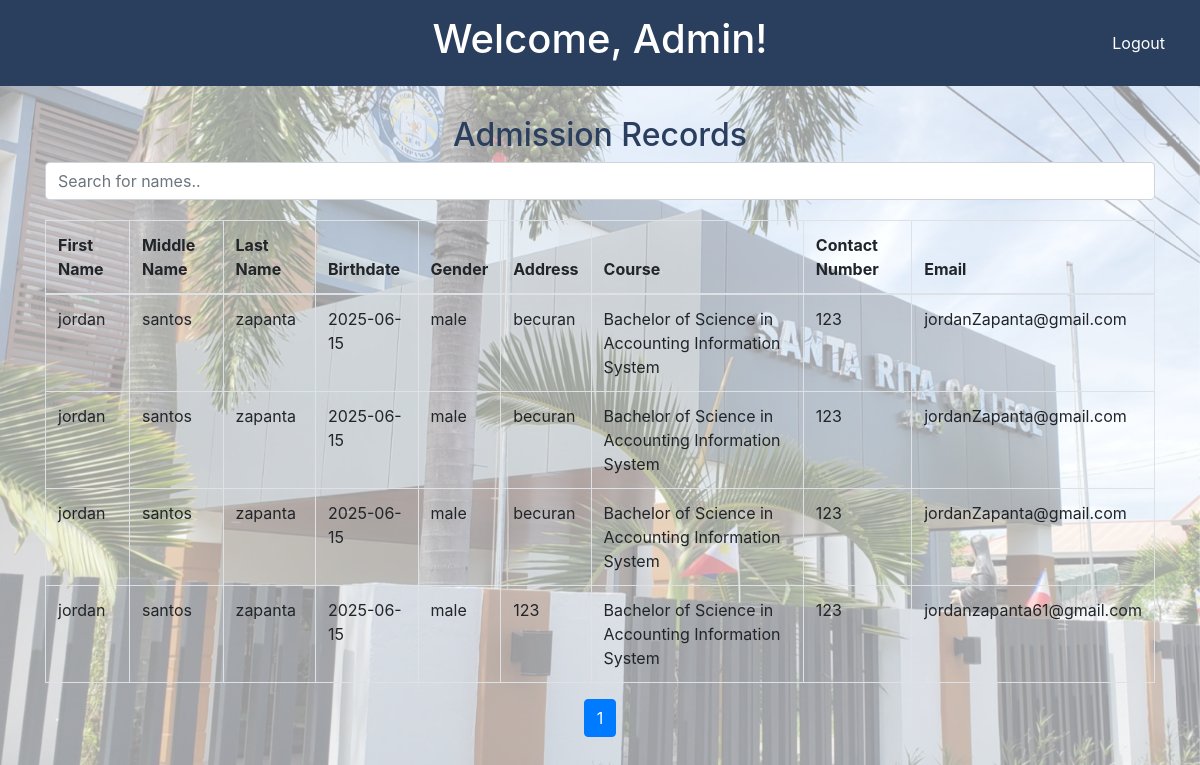
Screenshot of /admin/dashboard.php (signed in) with the database file from the repository.
### tables this page shows
CREATE TABLE `tbl_admission` (
  `id` int(11) NOT NULL,
  `firstName` varchar(100) NOT NULL,
  `lastName` varchar(100) NOT NULL,
  `middleName` varchar(100) NOT NULL,
  `birthdate` date NOT NULL,
  `gender` varchar(10) NOT NULL,
  `address` varchar(100) NOT NULL,
  `course` varchar(100) NOT NULL,
  `contactNumber` int(100) NOT NULL,
  `email` varchar(100) NOT NULL
);

### admin/dashboard.php (the view, shortened to what this page needs)
<?php
include "../includes/db.php";
$sql = "SELECT firstName, middleName, lastName, birthdate, gender, address, course, contactNumber, email FROM tbl_admission";
$result = $conn->query($sql);
$rowsPerPage = 5;
$totalRows = $result->num_rows;
$totalPages = ceil($totalRows / $rowsPerPage);
?>
<!DOCTYPE html>
<html lang="en">
<head>
    <link href="https://stackpath.bootstrapcdn.com/bootstrap/4.5.2/css/bootstrap.min.css" rel="stylesheet">
    <link rel="stylesheet" href="css/layout.css">
</head>
<body>
<?php include 'includes/header.php';  ?>
<div class="container dashboard-container">
    <h2>Admission Records</h2>
    <div class="search-container">
        <input type="text" id="searchInput" class="form-control" placeholder="Search for names..">
    </div>
    <table class="table table-bordered" id="admissionTable">
        <thead>
            <tr>
                <th>First Name</th>
                <th>Middle Name</th>
                <th>Last Name</th>
                <th>Birthdate</th>
                <th>Gender</th>
                <th>Address</th>
                <th>Course</th>
                <th>Contact Number</th>
                <th>Email</th>
            </tr>
        </thead>
        <tbody>
            <?php
            if ($totalRows > 0) {
                $currentPage = isset($_GET['page']) ? (int)$_GET['page'] : 1;
                $offset = ($currentPage - 1) * $rowsPerPage;
                $sql .= " LIMIT $offset, $rowsPerPage";
                $result = $conn->query($sql);
                while ($row = $result->fetch_assoc()) {
                    echo "<tr>
                            <td>" . htmlspecialchars($row['firstName']) . "</td>
                            <td>" . htmlspecialchars($row['middleName']) . "</td>
                            <td>" . htmlspecialchars($row['lastName']) . "</td>
                            <td>" . htmlspecialchars($row['birthdate']) . "</td>
                            <td>" . htmlspecialchars($row['gender']) . "</td>
                            <td>" . htmlspecialchars($row['address']) . "</td>
                            <td>" . htmlspecialchars($row['course']) . "</td>
                            <td>" . htmlspecialchars($row['contactNumber']) . "</td>
                            <td>" . htmlspecialchars($row['email']) . "</td>
                          </tr>";
                }
            } else {
                echo "<tr><td colspan='9' class='text-center'>No records found</td></tr>";
            }
            ?>
        </tbody>
    </table>
    <nav aria-label="Page navigation">
        <ul class="pagination">
            <?php for ($i = 1; $i <= $totalPages; $i++): ?>
                <li class="page-item <?php echo ($i == $currentPage) ? 'active' : ''; ?>">
                    <a class="page-link" href="?page=<?php echo $i; ?>"><?php echo $i; ?></a>
                </li>
            <?php endfor; ?>
        </ul>
    </nav>
</div>
</body>
</html>

### admin/includes/header.php (shortened to what this page needs)
<?php
$username = isset($_SESSION['username']) ? $_SESSION['username'] : 'Admin';
?>
<!DOCTYPE html>
<html lang="en">
<head>
    <link href="https://stackpath.bootstrapcdn.com/bootstrap/4.5.2/css/bootstrap.min.css" rel="stylesheet">
</head>
<body>
<div class="header">
    <h1>Welcome, <?php echo htmlspecialchars($username); ?>!</h1>
    <a href="logout.php" class="logout-link">Logout</a>
</div>
</body>
</html>

### css/layout.css (style rules this page uses)
body { position: relative; min-height: 100vh; font-family: Arial, sans-serif; }
body::before { content: ''; position: absolute; top: 0; left: 0; right: 0; bottom: 0; background: url('../assets/img/srcback.jpg') no-repeat center center fixed; background-size: cover; opacity: 0.4; z-index: -1; }

### admin/dashboard.php (style rules this page uses)
.dashboard-container { padding: 30px; }
h2 { color: #2A3E5E; margin-bottom: 20px; text-align: center; }
table { margin-top: 20px; }
.pagination { justify-content: center; }

### admin/includes/header.php (style rules this page uses)
.header { background-color: #2A3E5E; color: white; padding: 15px; text-align: center; }
.logout-link { color: white; float: right; margin-top: -40px; margin-right: 20px; }

### rows the page displays
tbl_admission: firstName "jordan", middleName "santos", lastName "zapanta", birthdate "2025-06-15", gender "male", address "becuran", course "Bachelor of Science in Accounting Information System", contactNumber "123", email "jordanZapanta@gmail.com"
tbl_admission: firstName "jordan", middleName "santos", lastName "zapanta", birthdate "2025-06-15", gender "male", address "becuran", course "Bachelor of Science in Accounting Information System", contactNumber "123", email "jordanZapanta@gmail.com"
tbl_admission: firstName "jordan", middleName "santos", lastName "zapanta", birthdate "2025-06-15", gender "male", address "becuran", course "Bachelor of Science in Accounting Information System", contactNumber "123", email "jordanZapanta@gmail.com"
tbl_admission: firstName "jordan", middleName "santos", lastName "zapanta", birthdate "2025-06-15", gender "male", address "123", course "Bachelor of Science in Accounting Information System", contactNumber "123", email "jordanzapanta61@gmail.com"

### other values shown
$username "Admin"
